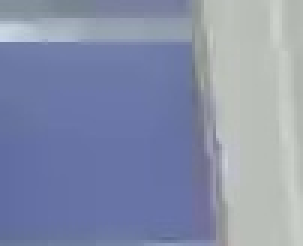
#> input picture data/split/train/images/hardneg_001.jpg, 101 x 82 px (shown 3 times larger); its folder holds 4 pictures in this run
$ python check_sequence_similarity.py
#> lines starting #> are read from the running program, lines starting #| are printed output that depends on the picture
from pathlib import Path

import cv2
import numpy as np


# ============================================================
# 1. 数据路径
# ============================================================

IMAGE_DIR = Path(
    r"E:\workspace\01_Projects\AI_Vision_Learning\Fruit_YOLO\data\raw\images"
)


# ============================================================
# 2. 图像预处理
# ============================================================

def preprocess_image(image_path):
    """
    为了快速比较相似度：
    1. 读取图像
    2. 转灰度
    3. 缩小尺寸
    """

    image = cv2.imread(str(image_path))
#> image is the input picture: shape (82, 101, 3); mean B, G, R 170.8, 144.3, 135.1

    if image is None:
        return None

    gray = cv2.cvtColor(
        image,
        cv2.COLOR_BGR2GRAY
    )
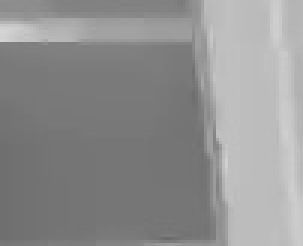
#> gray: shape (82, 101) (shown 3 times larger); min 107, max 213, mean 144.6

    gray = cv2.resize(
        gray,
        (160, 90)
    )
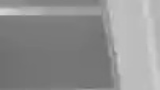
#> gray: shape (90, 160); min 110, max 213, mean 144.5

    return gray


# ============================================================
# 3. 计算相邻图像相似度
# ============================================================

def calculate_similarity(img1, img2):
    """
    使用归一化平均绝对差异计算简单相似度。

    similarity 越接近 1：
        图像越相似

    similarity 越低：
        场景变化越明显
    """

    diff = cv2.absdiff(
        img1,
        img2
    )

    mean_diff = np.mean(diff)

    similarity = 1.0 - (
        mean_diff / 255.0
    )

    return similarity


# ============================================================
# 4. 主程序
# ============================================================

def main():

    image_files = sorted(
        IMAGE_DIR.glob("*.jpg")
    )

    print("=" * 70)
    print("连续帧 / 场景相似度检查")
    print("=" * 70)

    print(f"图片数量: {len(image_files)}")
    print()

    if len(image_files) < 2:
        print("图片数量不足，无法比较。")
        return

    previous_image = None
    previous_path = None

    similarities = []

    for image_path in image_files:

        current_image = preprocess_image(
            image_path
        )

        if current_image is None:

            print(
                f"[读取失败] {image_path.name}"
            )

            continue

        if previous_image is not None:

            similarity = calculate_similarity(
                previous_image,
                current_image
            )

            similarities.append(
                (
                    previous_path.name,
                    image_path.name,
                    similarity
                )
            )

            print(
                f"{previous_path.name:<22}"
                f" -> "
                f"{image_path.name:<22}"
                f" 相似度: {similarity:.4f}"
            )

        previous_image = current_image
        previous_path = image_path
#> pass 2 of the loop in main, `for image_path in image_files:`:
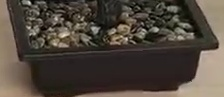
#> input picture data/split/train/images/hardneg_002.jpg, 224 x 97 px
#> in preprocess_image, image is the input picture: shape (97, 224, 3); mean B, G, R 60.4, 69.8, 78.9
#> in preprocess_image (call 2), `gray = cv2.resize( gray, (160, 90) )`:
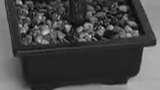
#> gray: shape (90, 160); min 1, max 210, mean 71.4
#> in calculate_similarity, `diff = cv2.absdiff( img1, img2 )`:
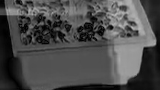
#> diff: shape (90, 160); min 0, max 184, mean 75.9
#> mean_diff = 75.89
#> in calculate_similarity, `similarity = 1.0 - ( mean_diff / 255.0 )`: similarity = 0.702
#| hardneg_001.jpg        -> hardneg_002.jpg        相似度: 0.7024
#> pass 3 of the loop in main, `for image_path in image_files:`:
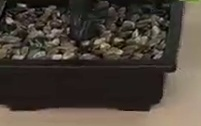
#> input picture data/split/train/images/hardneg_003.jpg, 201 x 126 px
#> in preprocess_image, image is the input picture: shape (126, 201, 3); mean B, G, R 57.9, 66.8, 75.7
#> in preprocess_image (call 3), `gray = cv2.resize( gray, (160, 90) )`:
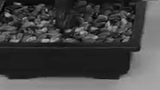
#> gray: shape (90, 160); min 1, max 188, mean 68.4
#> in calculate_similarity (call 2), `diff = cv2.absdiff( img1, img2 )`:
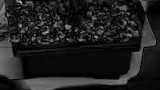
#> diff: shape (90, 160); min 0, max 170, mean 32.4
#> mean_diff = 32.4
#> in calculate_similarity (call 2), `similarity = 1.0 - ( mean_diff / 255.0 )`: similarity = 0.873
#| hardneg_002.jpg        -> hardneg_003.jpg        相似度: 0.8729
#> the loop made 4 passes; the first 3 are shown

    # ========================================================
    # 5. 统计
    # ========================================================

    if not similarities:
        return

    values = [
        item[2]
        for item in similarities
    ]

    print()
    print("=" * 70)
    print("统计结果")
    print("=" * 70)

    print(
        f"平均相似度 : "
        f"{np.mean(values):.4f}"
    )

    print(
        f"最高相似度 : "
        f"{np.max(values):.4f}"
    )

    print(
        f"最低相似度 : "
        f"{np.min(values):.4f}"
    )

    # --------------------------------------------------------
    # 找出变化最大的相邻图
    # --------------------------------------------------------

    print()
    print("变化最大的 10 组相邻图片：")
    print("-" * 70)

    sorted_pairs = sorted(
        similarities,
        key=lambda x: x[2]
    )

    for prev_name, curr_name, similarity in sorted_pairs[:10]:

        print(
            f"{prev_name:<22}"
            f" -> "
            f"{curr_name:<22}"
            f" 相似度: {similarity:.4f}"
        )

    print()
    print("=" * 70)


if __name__ == "__main__":
    main()
